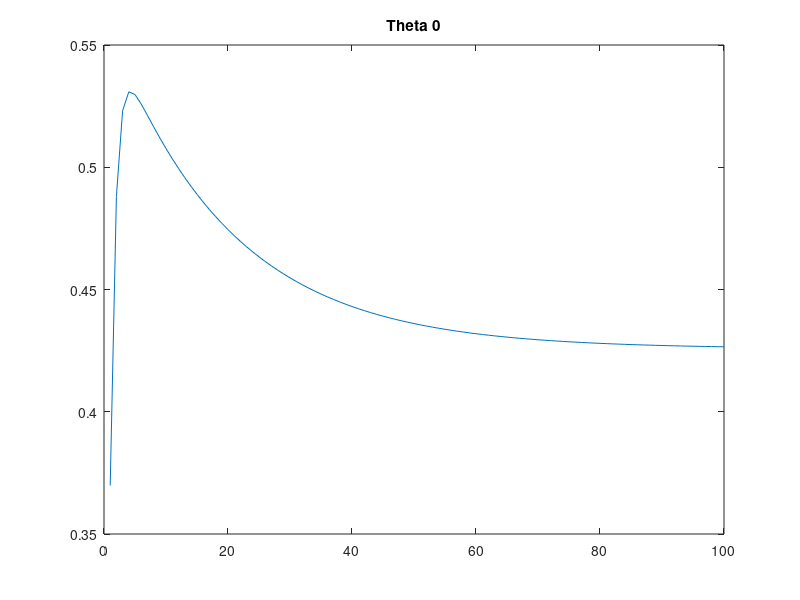
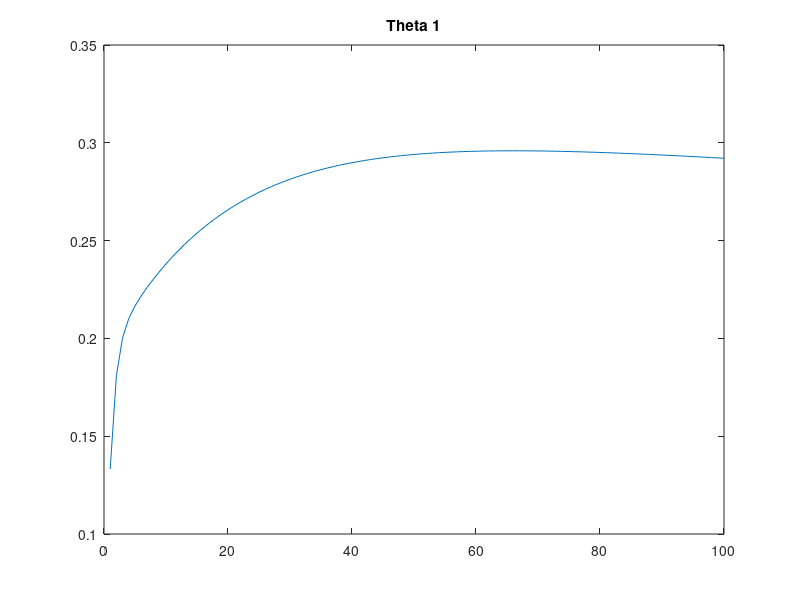
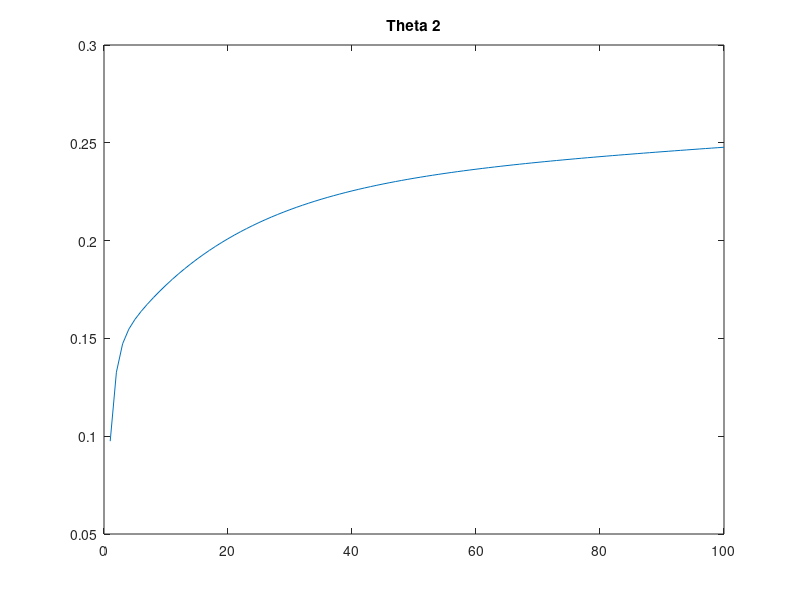
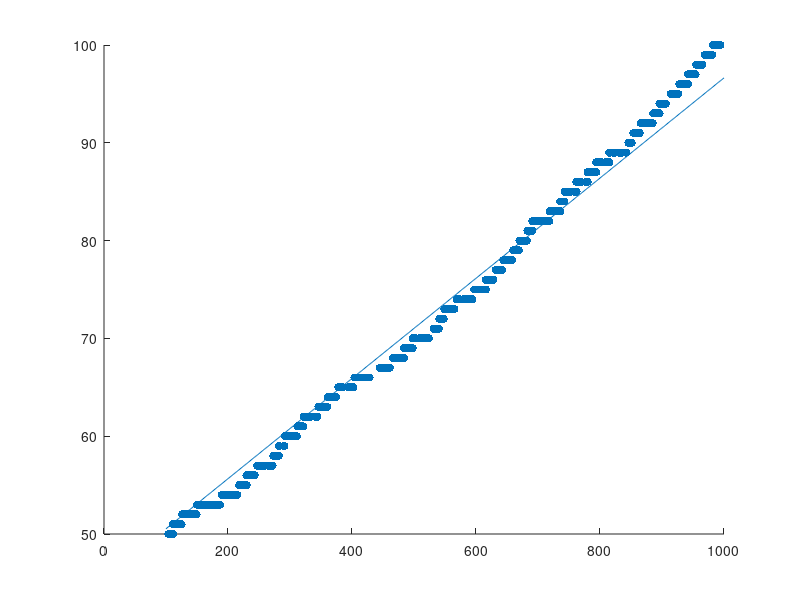

These charts were generated, in order, by the following MATLAB code:

clear; close all; clc; 
%% Definicao dos valores de treino e normalização dos mesmos
rooms = randi([1 5],1,500)/5;
area = randi([100 1000],1, 500)/1000;
rooms = sort(rooms);
area = sort(area);
price = randi([50, 100],1, 500)/100;
price = sort(price);
%% Definição do learning rate e dos valores iniciais para os coeficientes
alpha= 0.001;
theta0i = 0;
theta1i = 0;
theta2i = 0;
theta0 = zeros(1,100);
theta1 = zeros(1,100);
theta2 = zeros(1,100);
n = 100;
%% Laço para treinamento
for k = 1:n
    h = theta0i*ones(1,500) + theta1i*area + theta2i*rooms;
    theta0f = theta0i + alpha*(price - h)*ones(1,500)';
    theta0i = theta0f;
    h = theta0i*ones(1,500) + theta1i*area + theta2i*rooms;
    theta1f = theta1i + alpha*(price - h)*rooms';
    theta1i = theta1f;
    h = theta0i*ones(1,500) + theta1i*area + theta2i*rooms;
    theta2f = theta2i + alpha*(price - h)*area';
    theta2i = theta2f; 
    theta0(k) = theta0f;
    theta1(k) = theta1f;
    theta2(k) = theta2f;
end

%% Laço para plot dos pesos ao longo do período de treinamento
figure(1)
plot(theta0)
title('Theta 0')
figure(2)
plot(theta1)
title('Theta 1')
figure(3)
plot(theta2)
title('Theta 2')
%%% Plot da dispersão dos dados e plot da reta gerada pelo LMS para o caso
%%% específico
figure(4)
x_axis = linspace(100,1000,500)/1000;
rooms_axis  = linspace(1,5,500)/5;
h = theta0i*ones(1,500) + theta1i*x_axis + theta2i*rooms_axis;
scatter(1000*area, 100*price,'filled')
hold on;
plot(1000*x_axis, 100*h);

